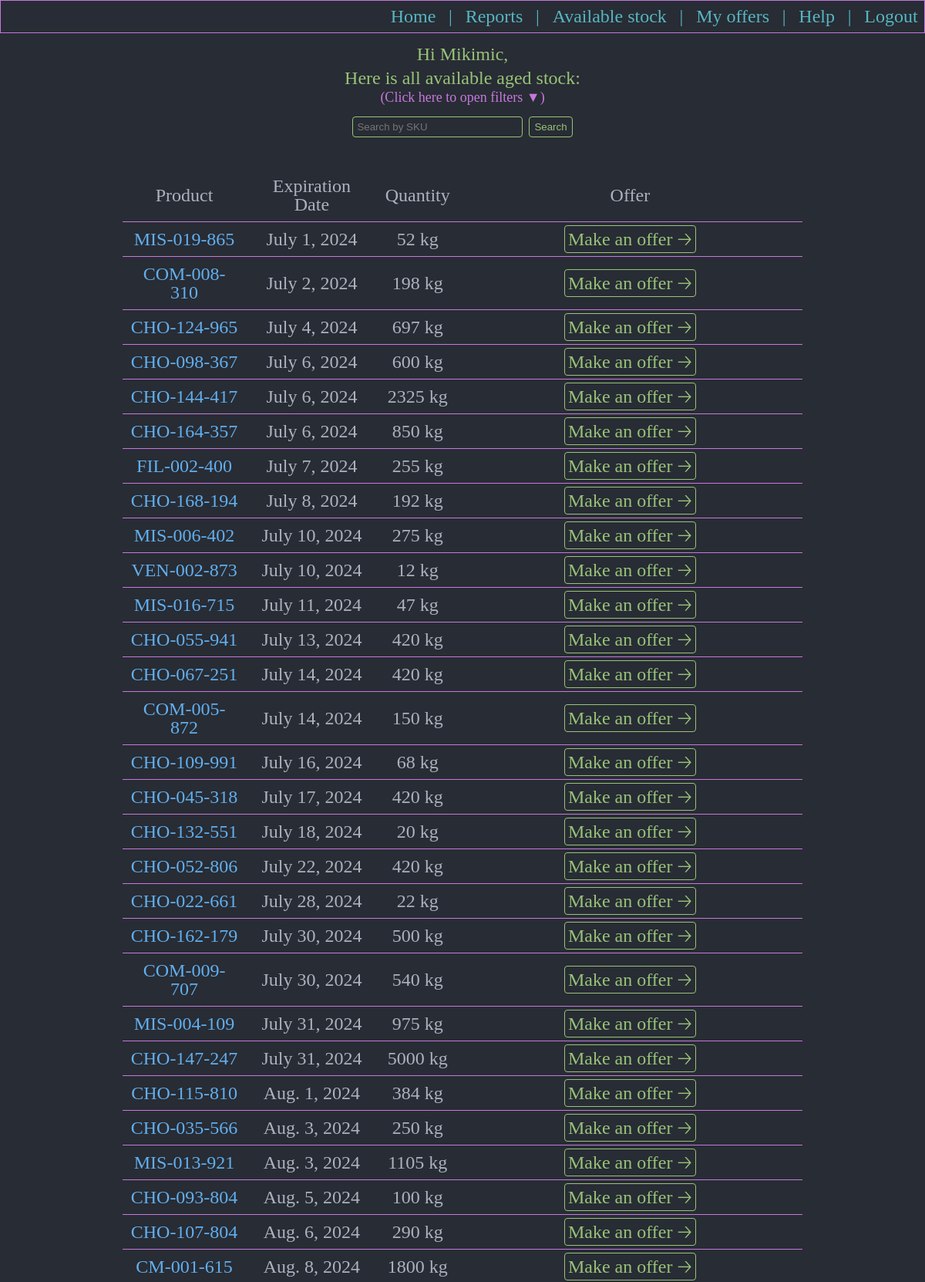
The app's page /userseallstock/ (signed in, upper part) with its own data.
### aged/models.py (models this page shows, shortened)
class AvailableStock(models.Model):
    available_product = models.ForeignKey(Products, null=True, blank=True, on_delete=models.RESTRICT)
    stock_location = models.ForeignKey(LocationsForStocks, null=True, blank=True, on_delete=models.RESTRICT)
    expiration_date = models.DateField()
    batch = models.CharField(max_length = 100)
    original_quantity_in_kg = models.IntegerField()
    under_offer_quantity_in_kg = models.IntegerField(default=0)
    sold_quantity_in_kg = models.IntegerField(default=0)
    available_quantity_in_kg = models.IntegerField()
    class Meta:
        verbose_name_plural = 'Available stock'

class Products(models.Model):
    cod_material = models.CharField(max_length=100)
    description = models.CharField(max_length=200, null=True, blank=True)
    product_brand = models.ForeignKey(Brands, null=True, blank=True, on_delete=models.SET_NULL)
    product_material_type = models.ForeignKey(MaterialType, null=True, blank=True, on_delete=models.SET_NULL)
    def __str__(self):
        return self.cod_material
    class Meta:
        verbose_name_plural = 'Products'

### aged/views.py (the view)
# urls.py: path('userseallstock/', views.userseallstock, name='userseallstock'),
@login_required
def userseallstock(request):
    touched_stock = OffersLog.objects.filter(stock_expired=False)
    free_stock_all = AvailableStock.objects.all().order_by('expiration_date')
    material = set()
    materiale = set()
    for itm in touched_stock:
        material.add(itm.offered_product.product_material_type.material_type)
        materiale.add(itm.offered_product.product_material_type)
    for itm in free_stock_all:
        material.add(itm.available_product.product_material_type.material_type)
        materiale.add(itm.available_product.product_material_type)
    material_csv = ",".join(material)
    return render(request, 'aged/userseallstock.html',
                  {'freeStockAll': free_stock_all,
                   'touchedStock': touched_stock,
                   'materiale': materiale,
                   'materialCsv': material_csv})

### aged/templates/aged/userseallstock.html (shortened to what this page needs)
{% extends 'aged/base.html' %}
{% load static %}
{% block body %}
<div class="div_menu_no_border">
  <p class="p_menu">Hi {{user}}, </p>
  <p class="p_menu">Here is all available aged stock:</p>
  <p class = "p_div_filter" id="p_filter_message">(Click here to open filters ▼)</p>
  <div class="div_search_bar">
    <input id ="searchBar" type="text" name="" value="" placeholder="Search by SKU">
    <button id ="searchButton" type="button" name="button">Search</button>
  </div>
  {% if freeStockAll|length > 0 %}
  <table class="table_stocks_and_report">
    <tr class = "tr_first_line">
      <th>Product</th>
      <th>Expiration Date</th>
      <th>Quantity</th>
      <th>Offer</th>
    </tr>
    {% for freeStock in freeStockAll %}
    {% if freeStock.available_quantity_in_kg > 0 %}
    <tr data-material="{{ freeStock.available_product.product_material_type.material_type }}">
      <td class="table_sku">{{ freeStock.available_product }}</td>
      <td>{{ freeStock.expiration_date }}</td>
      <td>{{ freeStock.available_quantity_in_kg }} kg</td>
      <td><a class="a_menu_make_offer" href="{% url 'usersmakeoffer' itm_id=freeStock.id %}">Make an offer 🡢</a></td>
    </tr>
    {% endif %}
    {% endfor %}
  </table>
  {% else %}
  <p style="color:red">There is no available stock!</p>
  {% endif %}
</div>
{% endblock %}

### aged/static/aged/css/home.css (style rules this page uses)
html, body, div, span, applet, object, iframe, h1, h2, h3, h4, h5, h6, p, blockquote, pre, a, abbr, acronym, address, big, cite, code, del, dfn, em, img, ins, kbd, q, s, samp, small, strike, strong, sub, sup, tt, var, b, u, i, center, dl, dt, dd, ol, ul, li, fieldset, form, label, legend, table, caption, tbody, tfoot, thead, tr, th, td, article, aside, canvas, details, embed, figure, figcaption, footer, header, hgroup, menu, nav, output, ruby, section, summary, time, mark, audio, video { margin: 0; padding: 0; border: 0; font-size: 100%; font: inherit; vertical-align: baseline; }
body { line-height: 1; }
table { border-collapse: collapse; border-spacing: 0; }
body { background-color: #282c34; height: 100vh; display: flex; flex-direction: column; justify-content: space-between; font-size: 150%; }
p, pre { color: #98c379 }
.div_menu, .div_menu_no_border { display: flex; flex-direction: column; text-align: center; align-items: center; margin: 0.5%; padding: 0.5%; }
.p_menu { width: 50%; margin: 0.3%; }
.a_menu_make_offer { width: 15%; margin: 1%; padding: 1%; color: #98c379; border: solid 0.5px #98c379; border-radius: 4px; text-decoration: none; transition: 0.5s ease; }
.table_stocks_and_report { border-collapse: separate; color: #abb2bf; margin: 25px; width: 75%; }
td,th { padding:10px; vertical-align: middle; border-bottom: solid 0.5px #c678dd; }
.tr_first_line { top:0; position:sticky; background-color: #282c34; }
.table_sku { color: #61afef }
.input_offer, .input_offer_select, #searchBar { background: none; color: #98c379; border: solid 0.5px #98c379; border-radius: 4px; width: 75%; margin: 2.5%; padding: 2.7%; }
#searchBar { margin: 1.5%; padding: 1.7%; }
#searchButton { width: 20%; margin: 1.5%; padding: 1.7%; background-color: #282c34; border: solid 0.5px #98c379; border-radius: 4px; color: #98c379; transition:0.5s ease; }
.p_div_filter, .label_checkBox { color:#c678dd; }
.div_search_bar { width:25%; display:flex; margin:1%; }
#p_filter_message { font-size: 75%; transition: 0.5s ease }

### records on screen
AvailableStock: available_product "MIS-019-865", expiration_date "July 1, 2024", available_quantity_in_kg "52"
AvailableStock: available_product "COM-008-310", expiration_date "July 2, 2024", available_quantity_in_kg "198"
AvailableStock: available_product "CHO-124-965", expiration_date "July 4, 2024", available_quantity_in_kg "697"
AvailableStock: available_product "CHO-098-367", expiration_date "July 6, 2024", available_quantity_in_kg "600"
AvailableStock: available_product "CHO-144-417", expiration_date "July 6, 2024", available_quantity_in_kg "2325"
AvailableStock: available_product "CHO-164-357", expiration_date "July 6, 2024", available_quantity_in_kg "850"
AvailableStock: available_product "FIL-002-400", expiration_date "July 7, 2024", available_quantity_in_kg "255"
AvailableStock: available_product "CHO-168-194", expiration_date "July 8, 2024", available_quantity_in_kg "192"
AvailableStock: available_product "MIS-006-402", expiration_date "July 10, 2024", available_quantity_in_kg "275"
AvailableStock: available_product "VEN-002-873", expiration_date "July 10, 2024", available_quantity_in_kg "12"
AvailableStock: available_product "MIS-016-715", expiration_date "July 11, 2024", available_quantity_in_kg "47"
AvailableStock: available_product "CHO-055-941", expiration_date "July 13, 2024", available_quantity_in_kg "420"
AvailableStock: available_product "CHO-067-251", expiration_date "July 14, 2024", available_quantity_in_kg "420"
AvailableStock: available_product "COM-005-872", expiration_date "July 14, 2024", available_quantity_in_kg "150"
AvailableStock: available_product "CHO-109-991", expiration_date "July 16, 2024", available_quantity_in_kg "68"
AvailableStock: available_product "CHO-045-318", expiration_date "July 17, 2024", available_quantity_in_kg "420"
AvailableStock: available_product "CHO-132-551", expiration_date "July 18, 2024", available_quantity_in_kg "20"
AvailableStock: available_product "CHO-052-806", expiration_date "July 22, 2024", available_quantity_in_kg "420"
AvailableStock: available_product "CHO-022-661", expiration_date "July 28, 2024", available_quantity_in_kg "22"
AvailableStock: available_product "CHO-162-179", expiration_date "July 30, 2024", available_quantity_in_kg "500"
AvailableStock: available_product "COM-009-707", expiration_date "July 30, 2024", available_quantity_in_kg "540"
AvailableStock: available_product "MIS-004-109", expiration_date "July 31, 2024", available_quantity_in_kg "975"
AvailableStock: available_product "CHO-147-247", expiration_date "July 31, 2024", available_quantity_in_kg "5000"
AvailableStock: available_product "CHO-115-810", expiration_date "Aug. 1, 2024", available_quantity_in_kg "384"
AvailableStock: available_product "CHO-035-566", expiration_date "Aug. 3, 2024", available_quantity_in_kg "250"
AvailableStock: available_product "MIS-013-921", expiration_date "Aug. 3, 2024", available_quantity_in_kg "1105"
AvailableStock: available_product "CHO-093-804", expiration_date "Aug. 5, 2024", available_quantity_in_kg "100"
AvailableStock: available_product "CHO-107-804", expiration_date "Aug. 6, 2024", available_quantity_in_kg "290"
AvailableStock: available_product "CM-001-615", expiration_date "Aug. 8, 2024", available_quantity_in_kg "1800"

### other values on screen
{{ user }} "Mikimic"
